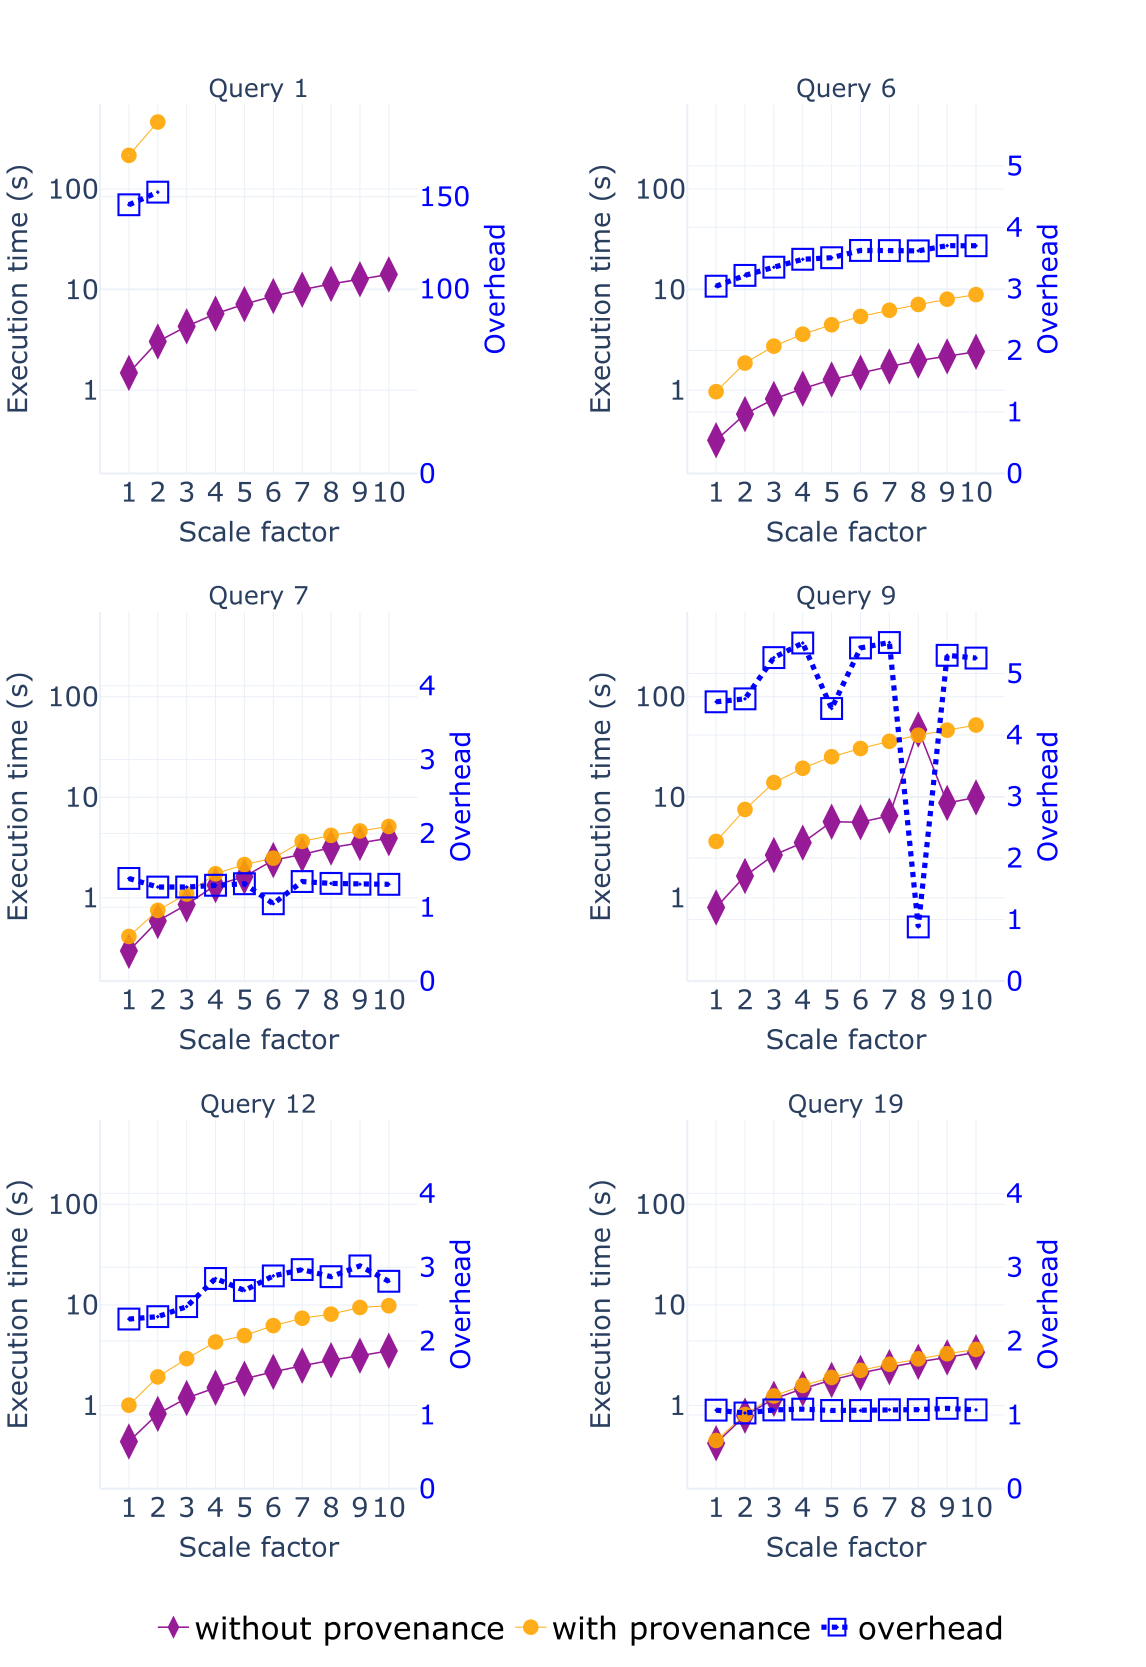

Source code (Python):
import plotly.express as px
import pandas as pd
import plotly.graph_objects as go
from plotly.subplots import make_subplots
import numpy as np  
import plotly.io

plotly.io.kaleido.scope.mathjax = None

d = pd.read_csv('s_tpch_no_prov.csv')
prov = pd.read_csv('s_tpch_prov.csv')

merged = pd.merge(d, prov, on=['query', 'scale_factor'], suffixes=('_noprov', '_prov'))
merged['overhead'] = merged['time(s)_prov'] / merged['time(s)_noprov']

concatenated = pd.concat([
    d.assign(dataset='noprov'),
    prov.assign(dataset='prov'),
    merged[['query', 'scale_factor', 'overhead']].rename(columns={'overhead': 'time(s)'}).assign(dataset='overhead')
], ignore_index=True)

unique_queries = concatenated['query'].unique()
n_queries = len(unique_queries)

fig = make_subplots(
    rows=3, 
    cols=2, 
    subplot_titles=[f"Query {q.split('_')[0]}" for q in unique_queries] + ["Legend"],
    shared_yaxes=False, 
    specs=[
        [{"secondary_y": True}, {"secondary_y": True}],  # Row 1
        [{"secondary_y": True}, {"secondary_y": True}],  # Row 2
        [{"secondary_y": True}, {"secondary_y": True}],  # Row 3
        # [{"secondary_y": True}, {"secondary_y": True}],  # Row 4
        # [{"secondary_y": True}, None]  # Row 5: Left is a subplot, right is for legend
    ],
    horizontal_spacing=0.28,
    vertical_spacing=0.1
)

colors = {'noprov': 'darkmagenta', 'prov': 'orange', 'overhead': 'blue'}
markers = {'noprov': 'diamond-tall', 'prov': 'circle-dot', 'overhead': 'square-open-dot'}

for i, query in enumerate(unique_queries):
    query_data = concatenated[concatenated['query'] == query]
    row = (i // 2) + 1
    col = (i % 2) + 1
    
    for dataset in query_data['dataset'].unique():
        dataset_data = query_data[query_data['dataset'] == dataset]
        if dataset != 'overhead':
            fig.add_trace(
                go.Scatter(
                    x=dataset_data['scale_factor'],
                    y=dataset_data['time(s)'],
                    mode='lines+markers',
                    opacity=0.9,
                    marker=dict(symbol=markers[dataset], size=15 if dataset == 'prov' else 25),
                    line=dict(dash='dot' if dataset == 'overhead' else 'solid', width=1 if dataset == 'prov' else 1.5),
                    marker_color=colors[dataset],
                    legendgroup="with provenance" if dataset == 'prov' else 'without provenance',
                    name="with provenance" if dataset == 'prov' else 'without provenance',
                    showlegend= i==0  # Show legend only in the dedicated area
                ),
                row=row, col=col, secondary_y=False
            )
        else:
            fig.add_trace(
                go.Scatter(
                    x=dataset_data['scale_factor'],
                    y=dataset_data['time(s)'],
                    mode='lines+markers',
                    marker=dict(symbol=markers[dataset], size=20),
                    line=dict(dash='dot', width=5),
                    marker_color=colors[dataset],
                    marker_line_width=2,
                    legendgroup="overhead",
                    name="overhead",
                    showlegend=i==0
                ),
                row=row, col=col, secondary_y=True
            )

y_min = concatenated[concatenated['dataset'] != 'overhead']['time(s)'].min() * 0.5
y_max = concatenated[concatenated['dataset'] != 'overhead']['time(s)'].max() * 1.5
overhead_y_min = 0
overhead_y_max = 5

for i, query in enumerate(unique_queries):
    row = (i // 2) + 1
    col = (i % 2) + 1
    fig.update_xaxes(
        range=[0, 11], type="linear", row=row, col=col,
        title_text="Scale factor", titlefont={'size': 26}, tickfont=dict(size=26), tickvals=list(range(1, 11))
    )
    fig.update_yaxes(
        range=[np.log10(y_min), np.log10(y_max)], type="log", row=row, col=col, secondary_y=False,
        title_text="Execution time (s)", titlefont={'size': 26}, tickfont=dict(size=26), tickvals=[0.01,0.1, 1, 10, 100]
    )
    fig.update_yaxes(
        range=[overhead_y_min, overhead_y_max], type="linear", row=row, col=col, secondary_y=True,
        title_text="Overhead", titlefont=dict(size=26,color='blue'), tickfont=dict(size=26, color='blue')
    )

fig.update_layout(
    height=1600, 
    width=1100, 
    template="plotly_white",
    legend=dict(
        orientation="h",  
        yanchor="middle",  # Align to the middle of the legend cell
        #y=0.08,  # Center it vertically within the right column
        xanchor="center",
        x=0.5,
        font=dict(
            size=30,
            color="black"
        )
    )
)
fig.update_annotations(font_size=24)

fig.update_yaxes(range=[0, 200], type="linear", row=1, col=1, secondary_y=True, autorange=False, tickvals=[0, 100, 150])
# fig.update_yaxes(type="linear", row=1, col=2, secondary_y=True, tickvals=[0,1,2,3,4])
fig.update_yaxes(type="linear", row=2, col=1, secondary_y=True, tickvals=[0,1,2,3,4])
# fig.update_yaxes(type="linear", row=3, col=2, secondary_y=True, tickvals=[0,1,2,3,4])
fig.update_yaxes(type="linear", row=3, col=1, secondary_y=True, tickvals=[0,1,2,3,4])
# fig.update_yaxes(type="linear", row=4, col=2, secondary_y=True, tickvals=[0,1,2,3,4])
fig.update_yaxes(type="linear", row=3, col=2, secondary_y=True, tickvals=[0,1,2,3,4])
fig.update_yaxes(range=[0,6],type="linear", row=1, col=2, secondary_y=True,autorange=False, tickvals=[0,1,2,3,4,5])
fig.update_yaxes(range=[0,6],type="linear", row=2, col=2, secondary_y=True,autorange=False, tickvals=[0,1,2,3,4,5])

plotly.io.write_image(fig, 'overhead_tpch.pdf', format='pdf')
